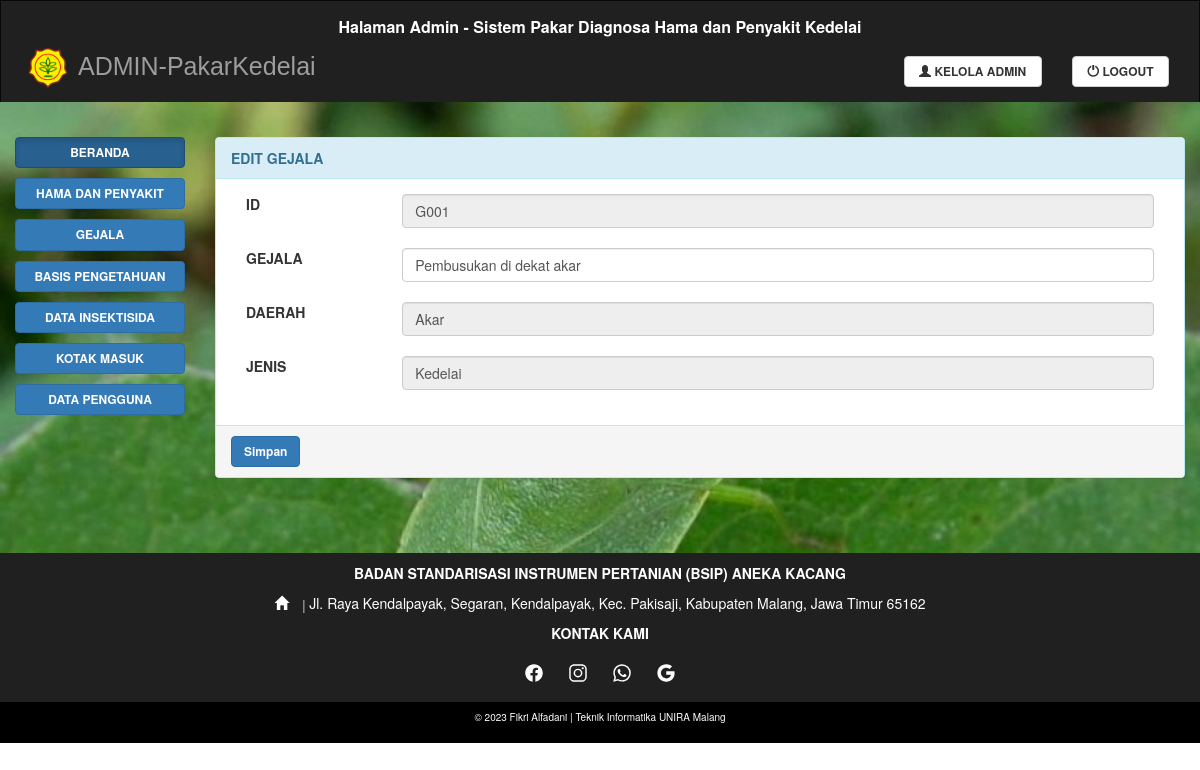
The app's page /admin/aeditgejala.php?id=G001 (signed in) with its own data.
### tables this page shows
CREATE TABLE `gejala` (
  `idgejala` varchar(10) NOT NULL,
  `gejala` varchar(1000) NOT NULL,
  `daerah` varchar(10) NOT NULL,
  `jenistanaman` varchar(20) NOT NULL
);

### admin/aeditgejala.php (the view, shortened to what this page needs)
<?php
include ('../config/koneksi.php');
?>
<!DOCTYPE html>
<html lang="en">
  <head>
    <link rel="stylesheet" href="https://maxcdn.bootstrapcdn.com/bootstrap/3.3.7/css/bootstrap.min.css">
    <link rel="stylesheet" href="../css/custom.css">
  </head>
  <body>
    <nav class="navbar navbar-inverse">
      <?php include "navadmin.php"; ?>
    </nav>
    <div class="container-fluid text-center">
      <div class="row content">
        <?php include "sidenav.php"; ?>
        <div class="col-sm-10 text-left">
          <form method="post">
            <div class="panel panel-info">
              <div class="panel-heading">EDIT GEJALA</div>
              <div class="panel-body">
                <div class="form-group">
                  <label class="control-label col-sm-2">ID</label>
                  <div class="col-sm-10">
                    <?php
                    $tampil = "SELECT * FROM gejala where idgejala='" . $_GET['id'] . "'";
                    $sql = mysqli_query($konek_db, $tampil);
                    while ($data = mysqli_fetch_array($sql)) {
                      echo "<input type='text' name='idgejala' class='form-control' id='idgejala'  disabled value='" . $data['idgejala'] . "'><br>";
                    }
                    ?>
                  </div>
                </div>
                <div class="form-group">
                  <label class="control-label col-sm-2">GEJALA</label>
                  <div class="col-sm-10">
                    <?php
                    $tampil = "SELECT * FROM gejala where idgejala='" . $_GET['id'] . "'";
                    $sql = mysqli_query($konek_db, $tampil);
                    while ($data = mysqli_fetch_array($sql)) {
                      echo "<input type='text'  class='form-control' id='gejala' name='gejala' value='" . $data['gejala'] . "'><br>";
                    }
                    ?>
                  </div>
                </div>
                <div class="form-group">
                  <label class="control-label col-sm-2">DAERAH</label>
                  <div class="col-sm-10">
                    <?php
                    $tampil = "SELECT * FROM gejala where idgejala='" . $_GET['id'] . "'";
                    $sql = mysqli_query($konek_db, $tampil);
                    while ($data = mysqli_fetch_array($sql)) {
                      echo "<input type='text'  class='form-control' id='daerah' name='daerah' readonly value='" . $data['daerah'] . "'><br>";
                    }
                    ?>
                  </div>
                </div>
                <div class="form-group">
                  <label class="control-label col-sm-2">JENIS</label>
                  <div class="col-sm-10">
                    <?php
                    $tampil = "SELECT * FROM gejala where idgejala='" . $_GET['id'] . "'";
                    $sql = mysqli_query($konek_db, $tampil);
                    while ($data = mysqli_fetch_array($sql)) {
                      echo "<input type='text'  class='form-control' id='jenistanaman' name='jenistanaman' readonly value='" . $data['jenistanaman'] . "'><br>";
                    }
                    ?>
                  </div>
                </div>
              </div>
              <div class="panel-footer"><button type="submit" name="submit" class="btn btn-primary">Simpan</button></div>
            </div>
          </form>
        </div>
      </div>
    </div>
    <?php include "../footer.php"; ?>
  </body>
</html>

### css/custom.css (style rules this page uses)
.btn.btn-primary { font-size: 12px; font-weight: bold; }
.panel.panel-info { font-size: 14px; }
.panel-heading { font-weight: bold; }
.navbar { background: rgb(32, 32, 32); border-bottom: 0; border-radius: 10px; margin-bottom: 0; border-radius: 0; height: auto; }
.row.content { background-image: url(../img/bg.jpg); background-size: cover; position: relative; padding-top: 35px; padding-bottom: 55px; }

### records on screen
gejala: idgejala "G001", gejala "Pembusukan di dekat akar", daerah "Akar", jenistanaman "Kedelai"
